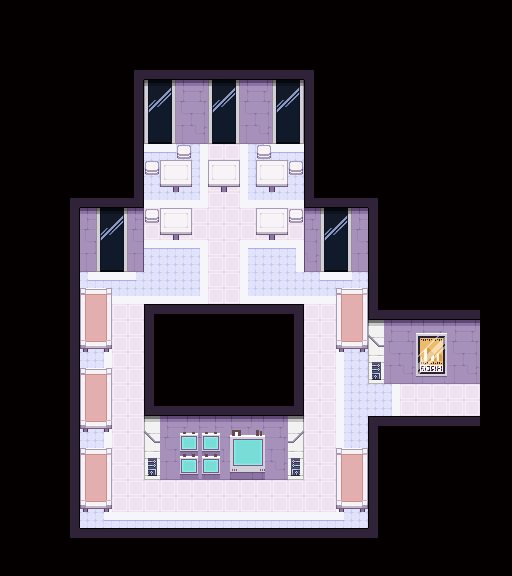

This is a level from a 2D game, rendered from its Tiled map with the project's own tilesets. A one-line summary and the map file follow, with tile-layer data summarised:
An orthogonal 32x36 tile map with 16x16 px tiles, 7 tile layers (Artificial Lower Chip, Natural Lower Chip, Natural Walls, Artificial Upper Chip, ...), 2 tilesets and 8 objects (6x Event, 2x item).

<map version="1.0" orientation="orthogonal" renderorder="right-down" width="32" height="36" tilewidth="16" tileheight="16" nextobjectid="35">
 <properties>
  <property name="bgm" value="obsolete" />
  <property name="radio" value="I'm afraid the radio is one-way, but keep it with you. I'll point out dangers in each room. If I see you fiddling with the radio, I'll call in, okay?" />
 </properties>
 <tileset firstgid="1" source="../tilesets/natural.tsx" />
 <tileset firstgid="481" source="../tilesets/artificial.tsx" />
 <layer name="Artificial Lower Chip" width="32" height="36">
  <properties>
   <property name="z" value="0.0" />
  </properties>
  <data>[1152 cells, 1152 non-empty, 59 distinct tile ids]</data>
 </layer>
 <layer name="Natural Lower Chip" width="32" height="36">
  <properties>
   <property name="alt" value="true" />
   <property name="z" value="0.0" />
  </properties>
  <data>[1152 cells, 0 non-empty, 0 distinct tile ids]</data>
 </layer>
 <layer name="Natural Walls" width="32" height="36">
  <properties>
   <property name="alt" value="true" />
   <property name="z" value=".1" />
  </properties>
  <data>[1152 cells, 0 non-empty, 0 distinct tile ids]</data>
 </layer>
 <layer name="Artificial Upper Chip" width="32" height="36">
  <properties>
   <property name="z" value=".5" />
  </properties>
  <data>[1152 cells, 95 non-empty, 40 distinct tile ids]</data>
 </layer>
 <layer name="Natural Upper Chip" width="32" height="36">
  <properties>
   <property name="alt" value="true" />
   <property name="z" value=".5" />
  </properties>
  <data>[1152 cells, 0 non-empty, 0 distinct tile ids]</data>
 </layer>
 <objectgroup name="Object Layer">
  <properties>
   <property name="z" value=".5" />
  </properties>
  <object id="13" name="tele" type="Event" x="480" y="384" width="16" height="32">
   <properties>
    <property name="hide" value="return not getSwitch('radio02')" />
    <property name="onCollide" value="teleport('sector1/elbow.tmx', 3, 16)" />
   </properties>
  </object>
  <object id="15" name="arrow" type="Event" x="480" y="368" width="16" height="16">
   <properties>
    <property name="appearance" value="4dir_arrow" />
    <property name="face" value="EAST" />
   </properties>
  </object>
  <object id="24" name="trigger" type="Event" x="304" y="272" width="16" height="48">
   <properties>
    <property name="hide" value="return getSwitch('radio01')" />
    <property name="onCollide" value="play('radio01.lua')" />
   </properties>
  </object>
  <object id="26" name="Radio" type="item" x="336" y="304" width="16" height="16">
   <properties>
    <property name="key" value="item_radio" />
   </properties>
  </object>
  <object id="28" name="Autostart" type="Event" x="368" y="304" width="16" height="16">
   <properties>
    <property name="hide" value="return (getSwitch('radio02') or not hasItem('item_radio'))" />
    <property name="onEnter" value="play('radio02.lua')" />
   </properties>
  </object>
  <object id="30" name="arrow" type="Event" x="480" y="384" width="16" height="16">
   <properties>
    <property name="appearance" value="4dir_arrow" />
    <property name="face" value="EAST" />
   </properties>
  </object>
  <object id="33" name="Orders" type="item" x="96" y="480" width="16" height="16">
   <properties>
    <property name="key" value="item_orders" />
   </properties>
  </object>
  <object id="34" name="trigger" type="Event" x="304" y="352" width="64" height="16">
   <properties>
    <property name="hide" value="return getSwitch('radio01')" />
    <property name="onCollide" value="play('radio01.lua')" />
   </properties>
  </object>
 </objectgroup>
 <layer name="Artificial Overhead Chip" width="32" height="36">
  <properties>
   <property name="z" value="1.5" />
  </properties>
  <data>[1152 cells, 0 non-empty, 0 distinct tile ids]</data>
 </layer>
 <layer name="Natural Overhead Chip" width="32" height="36">
  <properties>
   <property name="alt" value="true" />
   <property name="z" value="1.5" />
  </properties>
  <data>[1152 cells, 0 non-empty, 0 distinct tile ids]</data>
 </layer>
</map>
